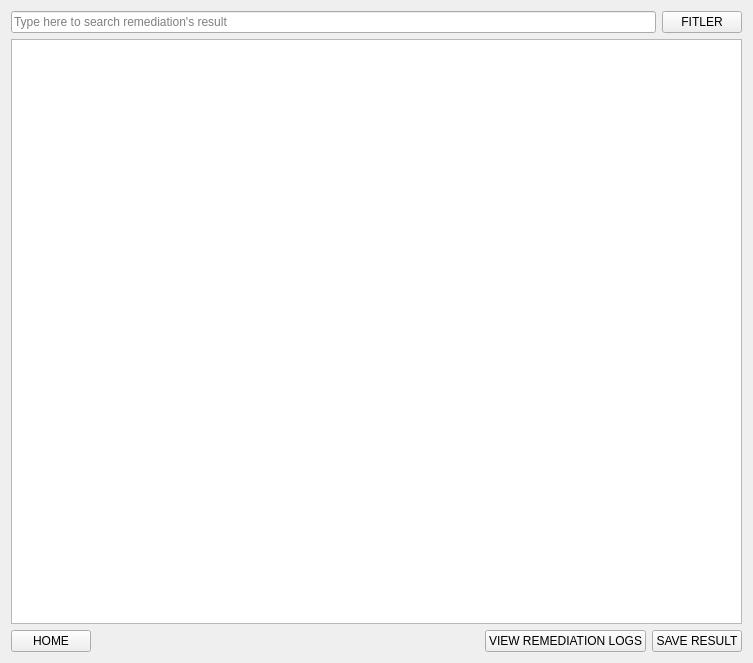
<?xml version="1.0" encoding="UTF-8"?>
<ui version="4.0">
 <class>remediation_result_page</class>
 <widget class="QWidget" name="remediation_result_page">
  <property name="geometry">
   <rect>
    <x>0</x>
    <y>0</y>
    <width>753</width>
    <height>663</height>
   </rect>
  </property>
  <property name="windowTitle">
   <string>Form</string>
  </property>
  <layout class="QVBoxLayout" name="verticalLayout_2">
   <item>
    <layout class="QVBoxLayout" name="verticalLayout">
     <item>
      <layout class="QHBoxLayout" name="bar_top">
       <item>
        <widget class="QLineEdit" name="search_bar">
         <property name="inputMask">
          <string/>
         </property>
         <property name="text">
          <string/>
         </property>
         <property name="frame">
          <bool>true</bool>
         </property>
         <property name="placeholderText">
          <string>Type here to search remediation's result</string>
         </property>
        </widget>
       </item>
       <item>
        <widget class="QPushButton" name="filter_btn">
         <property name="text">
          <string>FITLER</string>
         </property>
         <property name="icon">
          <iconset theme="QIcon::ThemeIcon::ImageLoading"/>
         </property>
        </widget>
       </item>
      </layout>
     </item>
     <item>
      <widget class="QListWidget" name="remediation_result_display"/>
     </item>
     <item>
      <layout class="QHBoxLayout" name="bar_bottom">
       <item>
        <widget class="QPushButton" name="home_btn">
         <property name="text">
          <string>HOME</string>
         </property>
        </widget>
       </item>
       <item>
        <spacer name="horizontalSpacer">
         <property name="orientation">
          <enum>Qt::Orientation::Horizontal</enum>
         </property>
         <property name="sizeHint" stdset="0">
          <size>
           <width>40</width>
           <height>20</height>
          </size>
         </property>
        </spacer>
       </item>
       <item>
        <widget class="QPushButton" name="view_logs_btn">
         <property name="text">
          <string>VIEW REMEDIATION LOGS</string>
         </property>
        </widget>
       </item>
       <item>
        <widget class="QPushButton" name="save_btn">
         <property name="text">
          <string>SAVE RESULT</string>
         </property>
        </widget>
       </item>
      </layout>
     </item>
    </layout>
   </item>
  </layout>
 </widget>
 <resources/>
 <connections/>
</ui>
